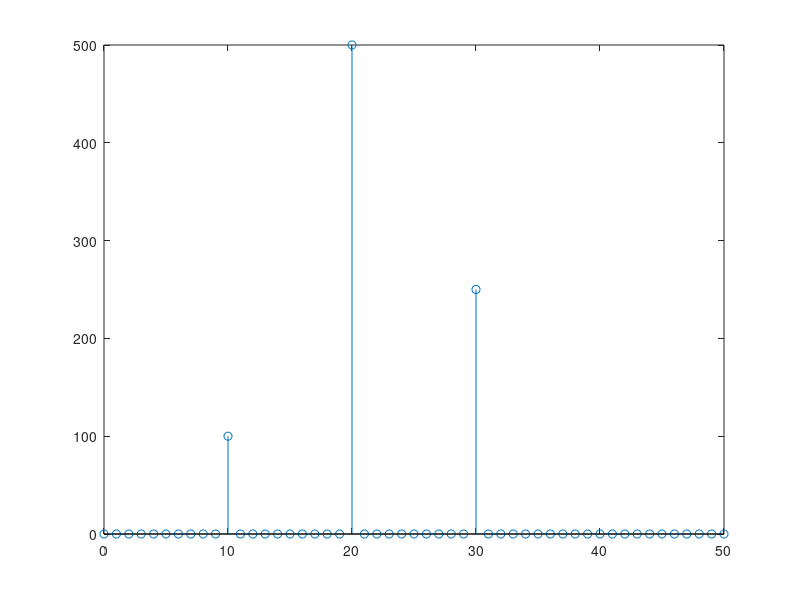

The MATLAB source for this figure:
%\POLECENIE 1

t=0:0.01:0.99;

fs=5;
A=10;
y1=A*sin(2*pi*fs.*t);

stem(t,y1)

%POLECENIE 2

fs=95;
A=10; 
y2=A*sin(2*pi*fs.*t);

%stem(t,y2)

%POLECENIE 3

fs=105;
A=10;
y3=A*sin(2*pi*fs.*t);

%stem(t,y3)

%POLECENIE 4

%plot(t,y1,t,y2,t,y3);


% 
% t=0:1/1050:1;
% 
% fs=5;
% y1=A*sin(2*pi*fs.*t);
% 
% fs=95;
% y2=A*sin(2*pi*fs.*t);
% 
% fs=105;
% y3=A*sin(2*pi*fs.*t);
% 
% subplot(3,1,1); plot(t,y1);
% subplot(3,1,2); plot(t,y2);
% subplot(3,1,3); plot(t,y3);

%POLECENIE 5

Y1=fft(y1);
%stem(0:1:50,abs(Y1(1:51)));

Y2=fft(y2);
%stem(0:1:50,abs(Y1(1:50)));

Y3=fft(y3);
%stem(0:1:50,abs(Y1(1:50)));

%POLECENIE 6

t=0:0.01:0.99;
y123 = 10*sin(2*pi*20.*t) + 5*sin(2*pi*70.*t) + 2*sin(2*pi*90.*t);

f=0:1:99;
Y123=fft(y123);
stem(0:1:50,abs(Y123(1:51)));

%POLECENIE 7

yokres1=[-1*ones(1,14) 2 5*ones(1,14) 2];
yp1 = yokres1;
for k=1:7
    yp1=[yp1 yokres1];
end
t=0:1/240:1-1/240;

%stem(t,yp1);

%POLECENIE 8

f=0:1:120;
YP1=fft(yp1);
%stem(f,abs(YP1(1:121)));

%POLECENIE 9


yokres2=[-1*ones(1,7) 5*ones(1,7) 2];
yp2 = yokres2;
for k=1:7
    yp2=[yp2 yokres2];
end
t=0:1/120:1-1/120;
%stem(t,yp2);

% f=0:1:60;
% YP2=fft(yp2);
% stem(f,abs(YP2(1:61)));
% 
% xlabel("częstotliwość [hz]");
% ylabel("widmo sygnału");
% title("wykres widma amplitudowego fali prostokątnej");

